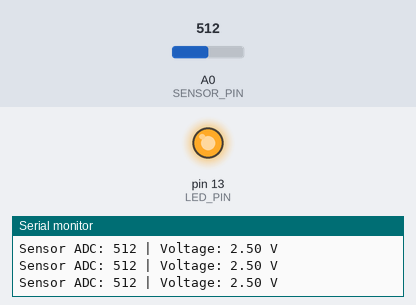
The sketch below on a simulated Arduino Uno, built with avr-gcc and run on an emulated ATmega328P. On the bench: output pins drawn as LEDs (lit = HIGH), the last lines printed to the serial monitor. The test bench sets the inputs (shaded band); at power-on: A0 (SENSOR_PIN) = 512.

Above: at 1.3 s.
1.4 s: A0 (SENSOR_PIN) set to 503
At 2.0 s:
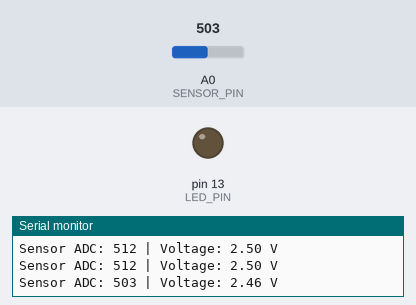
3.0 s: A0 (SENSOR_PIN) set to 716
At 4.2 s:
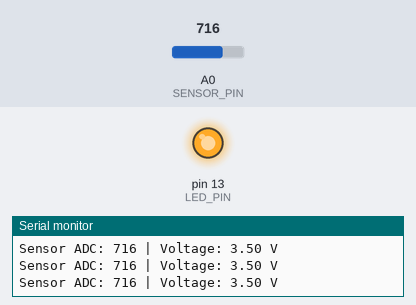
4.5 s: A0 (SENSOR_PIN) set to 511
At 5.6 s:
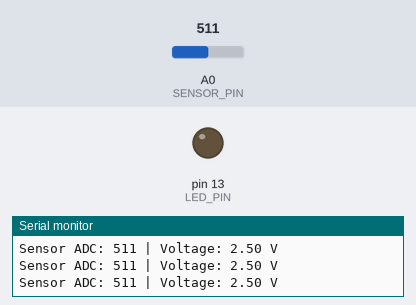
Timing chart, 0 to 7.5 s (numbered marks = the images above; inputs shaded):
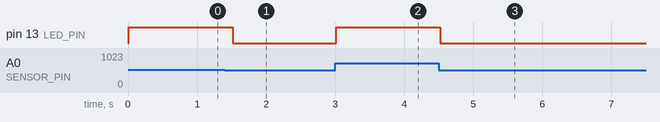

The sketch:

basic_circuit_simulation.ino
```cpp
// Tinkercad Arduino Circuit Simulation Test
// Author: J Shreyas Aradhya (NNM24EC065)

const int LED_PIN = 13;
const int SENSOR_PIN = A0;

void setup() {
  pinMode(LED_PIN, OUTPUT);
  Serial.begin(9600);
  Serial.println("Tinkercad Arduino Simulation Initialized");
}

void loop() {
  int sensorValue = analogRead(SENSOR_PIN);
  float voltage = sensorValue * (5.0 / 1023.0);

  Serial.print("Sensor ADC: ");
  Serial.print(sensorValue);
  Serial.print(" | Voltage: ");
  Serial.print(voltage);
  Serial.println(" V");

  if (voltage > 2.5) {
    digitalWrite(LED_PIN, HIGH);
  } else {
    digitalWrite(LED_PIN, LOW);
  }
  delay(500);
}
```

Measured:
- the behaviour switches between 512 and 511 on A0 (SENSOR_PIN) (found by bisection; images 0 and 1)
- after the input at 1.4 s, pin 13 (LED_PIN): HIGH → LOW after 0.12 s
- after the input at 3.0 s, pin 13 (LED_PIN): LOW → HIGH at once
- after the input at 4.5 s, pin 13 (LED_PIN): HIGH → LOW at once
